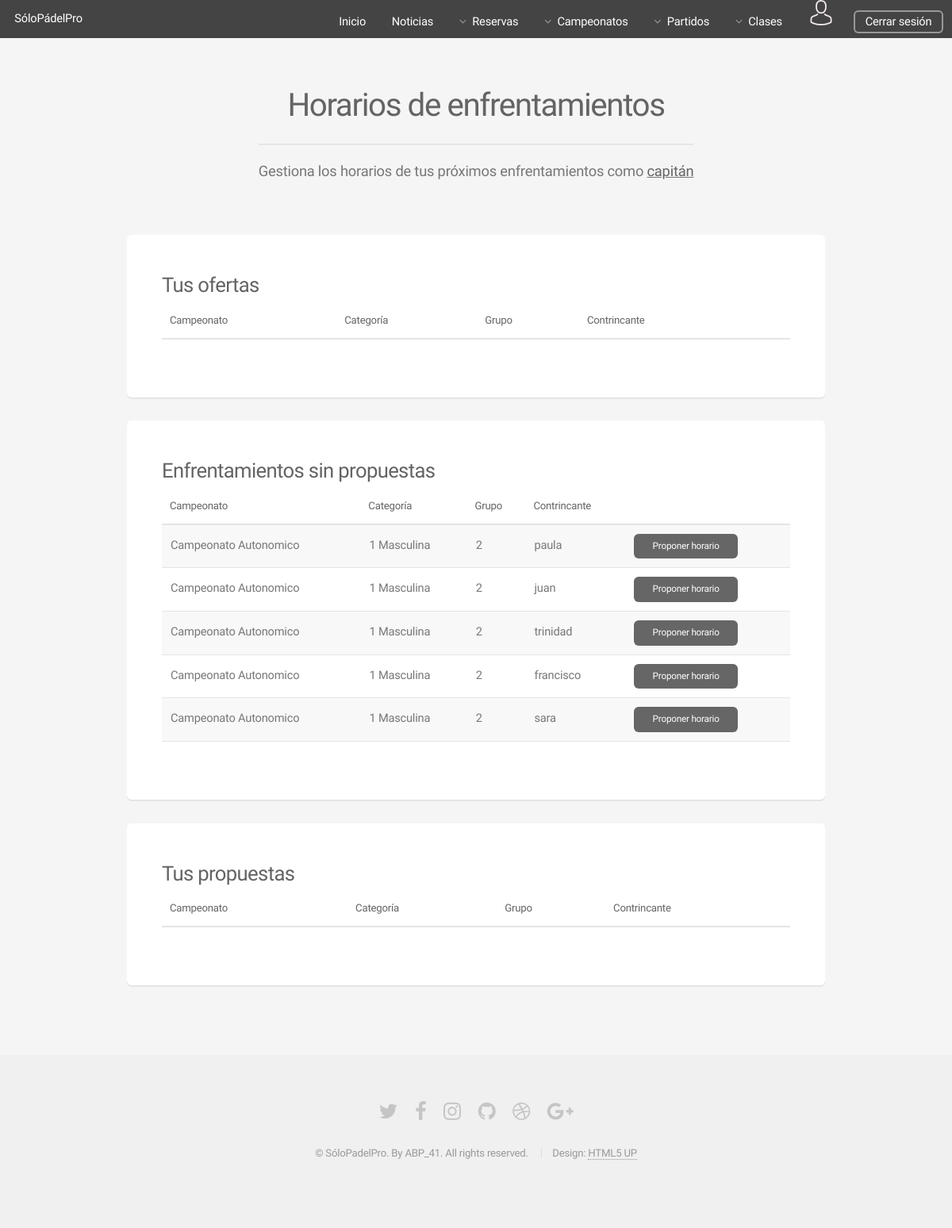
Page /Controllers/ENFRENTAMIENTO_Controller.php?action=GESHORARIOS (signed in) on the earlier database version.
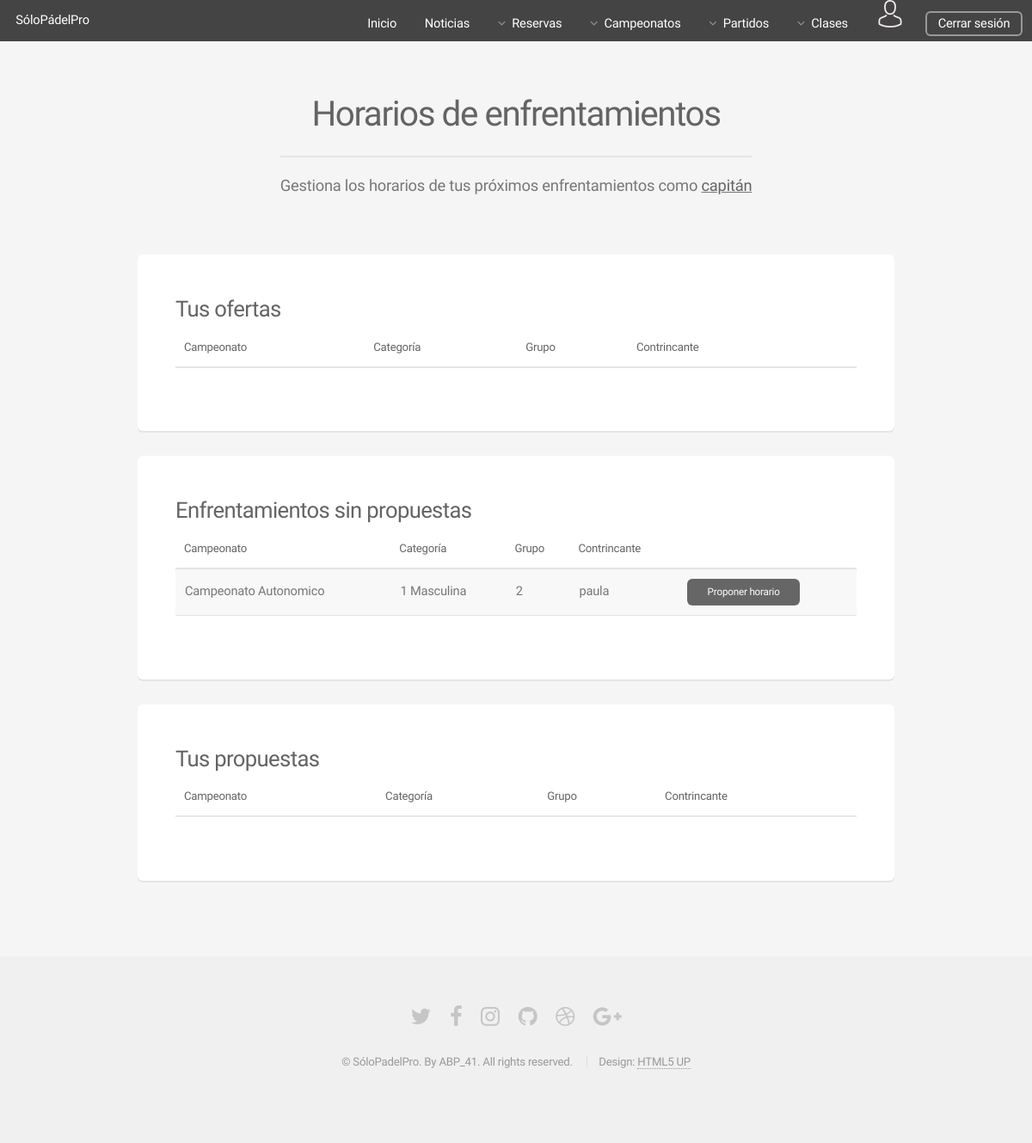
Same page on the later database version.
### tables this page shows
CREATE TABLE IF NOT EXISTS ENFRENTAMIENTO(
  ID int(225) AUTO_INCREMENT NOT NULL,
  GRUPO_ID int(225) NOT NULL,
  RESULTADO varchar(25),
  PAREJA_1 int(225) NOT NULL,
  PAREJA_2 int(225) NOT NULL,
  RESERVA_ID int(225),
  PRIMARY KEY(ID),
  FOREIGN KEY (PAREJA_1) REFERENCES PAREJA (ID) ON DELETE CASCADE,
  FOREIGN KEY (PAREJA_2) REFERENCES PAREJA (ID) ON DELETE CASCADE,
  FOREIGN KEY (RESERVA_ID) REFERENCES RESERVA (ID) ON DELETE CASCADE,
  FOREIGN KEY (GRUPO_ID) REFERENCES GRUPO (ID) ON DELETE CASCADE
);

CREATE TABLE IF NOT EXISTS CAMPEONATO(
  ID int(225) AUTO_INCREMENT NOT NULL,
  NOMBRE varchar(50) NOT NULL,
  FECHA date NOT NULL,
  PRIMARY KEY(ID)
);

CREATE TABLE IF NOT EXISTS CATEGORIA(
  ID int(225) AUTO_INCREMENT NOT NULL,
  NIVEL int(5) NOT NULL,
  GENERO varchar(10) NOT NULL,
  PRIMARY KEY (ID)
);

CREATE TABLE IF NOT EXISTS GRUPO(
  ID int(225) AUTO_INCREMENT NOT NULL ,
  NOMBRE char(1) NOT NULL,
  CAMPEONATO_ID int(225) NOT NULL,
  CATEGORIA_ID int(225) NOT NULL,
  PRIMARY KEY(ID),
  FOREIGN KEY (CAMPEONATO_ID) REFERENCES CAMPEONATO (ID) ON DELETE CASCADE,
  FOREIGN KEY (CATEGORIA_ID) REFERENCES CATEGORIA (ID) ON DELETE CASCADE
);

CREATE TABLE IF NOT EXISTS PAREJA(
  ID int(225) AUTO_INCREMENT NOT NULL,
  JUGADOR_1 varchar(25) NOT NULL,
  JUGADOR_2 varchar(25) NOT NULL,
  CAPITAN varchar(25) NOT NULL,
  PRIMARY KEY(ID),
  FOREIGN KEY (JUGADOR_1) REFERENCES USUARIO (LOGIN) ON DELETE CASCADE,
  FOREIGN KEY (JUGADOR_2) REFERENCES USUARIO (LOGIN) ON DELETE CASCADE,
  FOREIGN KEY (CAPITAN) REFERENCES USUARIO (LOGIN) ON DELETE CASCADE
);

### Functions/Authentication.php (called while the page is built)
<?php
function IsAuthenticated(){
	if (!isset($_SESSION['login'])){
		return false;
	}
	else{
		return true;
	}
}
?>

### Models/ENFRENTAMIENTO_Model.php (called while the page is built, shortened)
<?php
class ENFRENTAMIENTO_Model{
	function __construct($grupo_id,$resultado,$pareja_1,$pareja_2,$reserva_id){
        include_once '../Functions/Access_DB.php';
        $this->mysqli = ConnectDB();
    }
    function SHOW_ENFRENTAMIENTOS1($login_us){
        $sql_par = "SELECT * FROM PAREJA WHERE (CAPITAN = '$login_us')";
        if($result_par = $this->mysqli->query($sql_par)){
            while($row_pareja = mysqli_fetch_array($result_par)){
                $id_pareja = $row_pareja['ID'];
                $sql_enf = "SELECT  CA.NOMBRE AS CAM_NOMBRE,
                                    CT.NIVEL,
                                    CT.GENERO,
                                    G.NOMBRE AS GR_NOMBRE,
                                    P.CAPITAN,
                                    E.ID AS ID_ENFRENTAMIENTO,
                                    E.PAREJA_1 AS ID_PAREJA
                                    FROM
                                    ENFRENTAMIENTO E,
                                    PAREJA P,
                                    GRUPO G,
                                    CATEGORIA CT,
                                    CAMPEONATO CA
                                    WHERE
                                    (E.GRUPO_ID = G.ID) and
                                    (G.CAMPEONATO_ID = CA.ID) and
                                    (G.CATEGORIA_ID = CT.ID) and
                                    (E.PAREJA_2 = P.ID) and
                                    (E.PAREJA_1 = '$id_pareja') and
                                    (E.ID NOT IN (SELECT ENFRENTAMIENTO_ID FROM HUECO)) and
                                    (E.RESERVA_ID IS NULL)
                                     ";
                $result_enf = $this->mysqli->query($sql_enf);
                return $result_enf;
            }
        }
    }
    function SHOW_ENFRENTAMIENTOS2($login_us){
        $sql_par = "SELECT * FROM PAREJA WHERE (CAPITAN = '$login_us')";
        if($result_par = $this->mysqli->query($sql_par)){
            while($row_pareja = mysqli_fetch_array($result_par)){
                $id_pareja = $row_pareja['ID'];
                $sql_enf = "SELECT  CA.NOMBRE AS CAM_NOMBRE,
                                    CT.NIVEL,
                                    CT.GENERO,
                                    G.NOMBRE AS GR_NOMBRE,
                                    P.CAPITAN,
                                    E.ID AS ID_ENFRENTAMIENTO,
                                    E.PAREJA_2 AS ID_PAREJA
                                    FROM
                                    ENFRENTAMIENTO E,
                                    PAREJA P,
                                    GRUPO G,
                                    CATEGORIA CT,
                                    CAMPEONATO CA
                                    WHERE
                                    (E.GRUPO_ID = G.ID) and
                                    (G.CAMPEONATO_ID = CA.ID) and
                                    (G.CATEGORIA_ID = CT.ID) and
                                    (E.PAREJA_1 = P.ID) and
                                    (E.PAREJA_2 = '$id_pareja') and
                                    (E.ID NOT IN (SELECT ENFRENTAMIENTO_ID FROM HUECO)) and
                                    (E.RESERVA_ID IS NULL)
                            ";
                $result_enf = $this->mysqli->query($sql_enf);
                return $result_enf;
            }
        }
    }
}
?>

### Functions/Access_DB.php (called while the page is built, shortened)
<?php
function ConnectDB(){
   $conexion = mysqli_connect("localhost", "abp41", "abp41", "ABP") or (new MESSAGE('ERROR: No se ha podido conectar con la base de datos', '../index.php'));
 if ($conexion->connect_errno) {
    	return false;
 }else{
 	return $conexion;
 }
}
?>

### Views/ENFRENTAMIENTO/GESHORARIOS_View.php (the view, shortened to what this page needs)
<?php
class GestionHorarios{
	var $sinHorarios1;
	var $sinHorarios2;
	function __construct($tusOfertas1, $tusOfertas2, $sinHorarios1, $sinHorarios2, $tusPropuestas1, $tusPropuestas2){
		$this->sinHorarios1 =  $sinHorarios1;
		$this->sinHorarios2 =  $sinHorarios2;
		$this->render();
	}
function render(){
    include '../Views/HEADER_View.php';
?>
	<section id="main" class="container">
		<header>
		   <h2>Horarios de enfrentamientos</h2>
		    <p>Gestiona los horarios de tus próximos enfrentamientos como <u><b>capitán</b></u></p>
		 </header>
		<div class="row">
			<div class="col-12">
			    	<section class="box">
			    		<h3>Tus ofertas</h3>
			    		<div class="table-wrapper">
							<table>
								<thead >
									<tr>
										<th>Campeonato</th>
										<th>Categoría</th>
										<th>Grupo</th>
										<th>Contrincante</th>
										<th></th>
									</tr>
								</thead>
							</table>
						</div>
			    	</section>
			    	<section class="box">
			    		<h3>Enfrentamientos sin propuestas</h3>
			    		<div class="table-wrapper">
				    		<table>
									<thead >
										<tr>
											<th>Campeonato</th>
											<th>Categoría</th>
											<th>Grupo</th>
											<th>Contrincante</th>
											<th></th>
										</tr>
									</thead>
									<tbody>
						<?php
							while ($row_sinHorarios = mysqli_fetch_array($this->sinHorarios1)) {
						?>
									<tr>
										<td><?php echo $row_sinHorarios['CAM_NOMBRE']?></td>
										<td><?php echo $row_sinHorarios['NIVEL']." ".$row_sinHorarios['GENERO'] ?></td>
										<td><?php echo $row_sinHorarios['GR_NOMBRE']?></td>
										<td><?php echo $row_sinHorarios['CAPITAN']?></td>
										<td><a href="../Controllers/HUECO_Controller.php?action=PROPUESTA&enfrentamiento_id=<?php echo $row_sinHorarios['ID_ENFRENTAMIENTO']?>&pareja_id=<?php echo $row_sinHorarios['ID_PAREJA']?>" class="button small" >Proponer horario</a></td>
									</tr>
						<?php } ?>
						<?php
							while ($row_sinHorarios = mysqli_fetch_array($this->sinHorarios2)) {
						?>
									<tr>
										<td><?php echo $row_sinHorarios['CAM_NOMBRE']?></td>
										<td><?php echo $row_sinHorarios['NIVEL']." ".$row_sinHorarios['GENERO'] ?></td>
										<td><?php echo $row_sinHorarios['GR_NOMBRE']?></td>
										<td><?php echo $row_sinHorarios['CAPITAN']?></td>
										<td><a href="../Controllers/HUECO_Controller.php?action=PROPUESTA&enfrentamiento_id=<?php echo $row_sinHorarios['ID_ENFRENTAMIENTO']?>&pareja_id=<?php echo $row_sinHorarios['ID_PAREJA']?>" class="button small" >Proponer horario</a></td>
									</tr>
						<?php } ?>
						</tbody>
							</table>
						</div>
			    	</section>
			    	<section class="box">
			    		<h3>Tus propuestas</h3>
			    		<div class="table-wrapper">
				    		<table>
									<thead >
										<tr>
											<th>Campeonato</th>
											<th>Categoría</th>
											<th>Grupo</th>
											<th>Contrincante</th>
										</tr>
									</thead>
							</table>
						</div>
			    	</section>
			</div>
		</div>
    </section>
    <?php
        include '../Views/FOOTER_View.php';
        }
    }
    ?>

### Controllers/ENFRENTAMIENTO_Controller.php (shortened to what this page needs)
<?php
    include "../Views/ENFRENTAMIENTO/GESHORARIOS_View.php";
    include "../Models/CAMPEONATO_Model.php";
    include "../Models/PAREJA_Model.php";
    include "../Models/ENFRENTAMIENTO_Model.php";
	if(isset($_REQUEST["action"]))  {
        $action = $_REQUEST["action"];
    }else{
        $action = '';
    }
    switch ($action) {
        case 'GESHORARIOS':
            $ENFRENTAMIENTO = new ENFRENTAMIENTO_Model('','','','','');
            $tusOfertas1 = $ENFRENTAMIENTO->SHOW_TUSOFERTAS1($_SESSION['login']);
            $tusOfertas2 = $ENFRENTAMIENTO->SHOW_TUSOFERTAS2($_SESSION['login']);
            $enfrentamientos1 = $ENFRENTAMIENTO->SHOW_ENFRENTAMIENTOS1($_SESSION['login']);
            $enfrentamientos2 = $ENFRENTAMIENTO->SHOW_ENFRENTAMIENTOS2($_SESSION['login']);
            $tusPropuestas1 = $ENFRENTAMIENTO->SHOW_PROPUESTAS1($_SESSION['login']);
            $tusPropuestas2 = $ENFRENTAMIENTO->SHOW_PROPUESTAS2($_SESSION['login']);
            new GestionHorarios($tusOfertas1,$tusOfertas2,$enfrentamientos1,$enfrentamientos2,$tusPropuestas1,$tusPropuestas2);
            break;
    }
?>

### Views/HEADER_View.php (shortened to what this page needs)
<?php
include_once '../Functions/Authentication.php';
?>
<html>
<head>
  <link rel="stylesheet" href="../assets/css/main.css" />
  <link rel="stylesheet" type="text/css" href="../assets/css/tcal.css" />
</head>
<body class="is-preload">
  <div id="page-wrapper">
    <header id="header">
      <h1><a href="../index.php">SóloPádelPro</a></h1>
      <nav id="nav">
        <ul>
          <li><a href="../index.php">Inicio</a></li>
            <?php
            if(IsAuthenticated()){
              ?>
              <li><a href="../Controllers/NOTICIAS_Controller.php?action=SHOW_NOTICIAS">Noticias</a></li>
              <li>
              <a href="#" class="icon fa-angle-down">Reservas</a>
            </li>
            <li>
              <a class="icon fa-angle-down">Campeonatos</a>
            </li>
            <li>
              <a href="#" class="icon fa-angle-down">Partidos</a>
            </li>
             <li>
              <a href="#" class="icon fa-angle-down">Clases</a>
            </li>
            <li><a href="#" class="class="icon fa-angle-down >
              <input type="image" id="login" src="../Views/images/avatar.png">
            </a>
          </li>
          <li>
            <a href="../Functions/Desconectar.php" class="button">Cerrar sesión</a>
            <?php
          }
          ?>
        </li>
      </ul>
    </nav>
  </header>

### Views/FOOTER_View.php (shortened to what this page needs)
<footer id="footer">
            <ul class="icons">
                <li><a href="#" class="icon fa-twitter"><span class="label">Twitter</span></a></li>
                <li><a href="#" class="icon fa-facebook"><span class="label">Facebook</span></a></li>
                <li><a href="#" class="icon fa-instagram"><span class="label">Instagram</span></a></li>
                <li><a href="#" class="icon fa-github"><span class="label">Github</span></a></li>
                <li><a href="#" class="icon fa-dribbble"><span class="label">Dribbble</span></a></li>
                <li><a href="#" class="icon fa-google-plus"><span class="label">Google+</span></a></li>
            </ul>
            <ul class="copyright">
                <li>&copy; SóloPadelPro. By ABP_41. All rights reserved.</li>
                <li>Design: <a href="http://html5up.net">HTML5 UP</a></li>
            </ul>
        </footer>
</div>
</body>
</html>

Differences in the rows shown:
no longer on this page (row edited): enfrentamiento: campeonato.NOMBRE "Campeonato Autonomico", categoria.NIVEL "1", categoria.GENERO "Masculina", GRUPO_ID.NOMBRE "2", PAREJA_2.CAPITAN "juan", shown under "Enfrentamientos sin propuestas"
no longer on this page (row edited): enfrentamiento: campeonato.NOMBRE "Campeonato Autonomico", categoria.NIVEL "1", categoria.GENERO "Masculina", GRUPO_ID.NOMBRE "2", PAREJA_2.CAPITAN "trinidad", shown under "Enfrentamientos sin propuestas"
no longer on this page (row edited): enfrentamiento: campeonato.NOMBRE "Campeonato Autonomico", categoria.NIVEL "1", categoria.GENERO "Masculina", GRUPO_ID.NOMBRE "2", PAREJA_2.CAPITAN "francisco", shown under "Enfrentamientos sin propuestas"
no longer on this page (row edited): enfrentamiento: campeonato.NOMBRE "Campeonato Autonomico", categoria.NIVEL "1", categoria.GENERO "Masculina", GRUPO_ID.NOMBRE "2", PAREJA_1.CAPITAN "sara"
